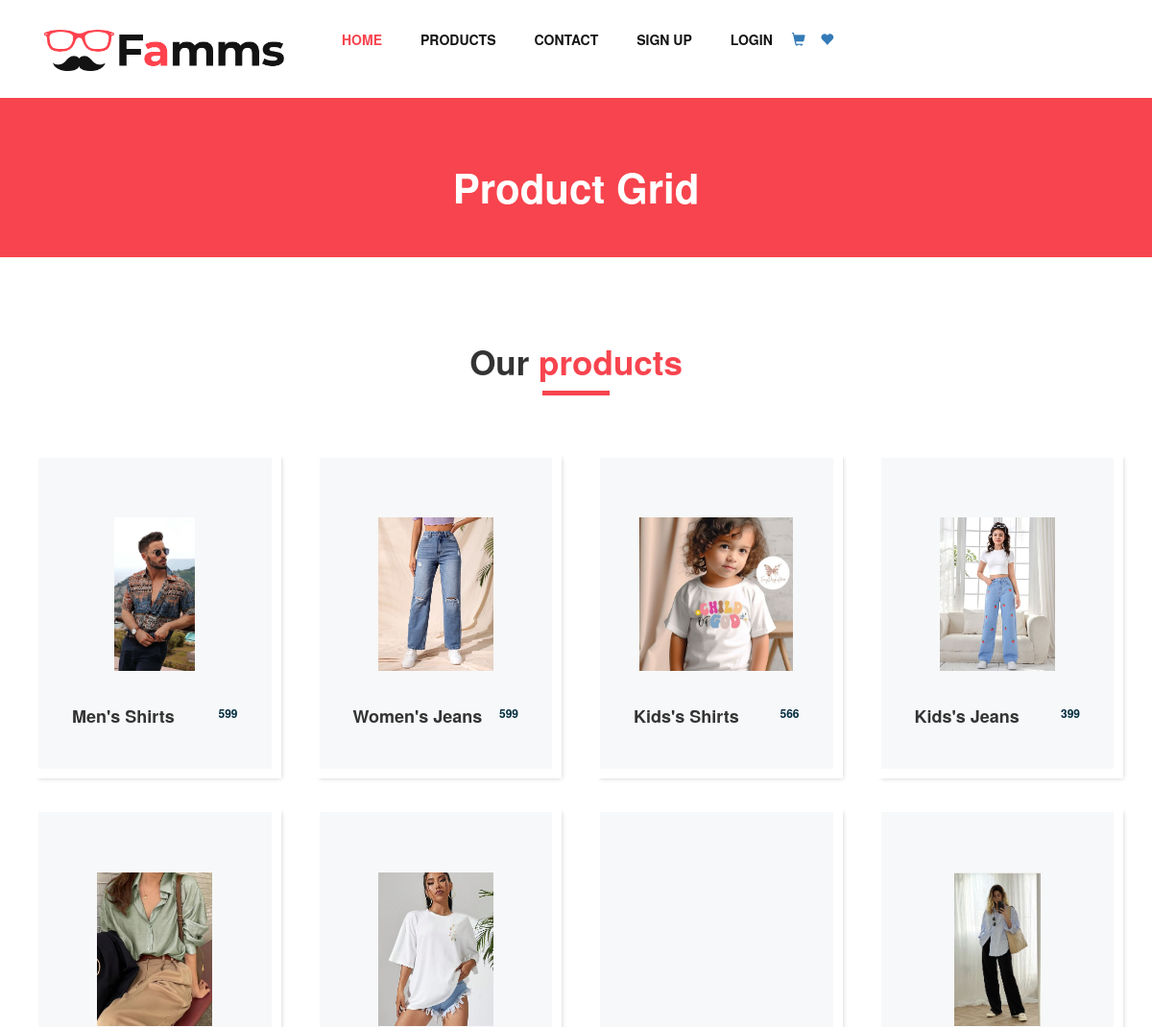
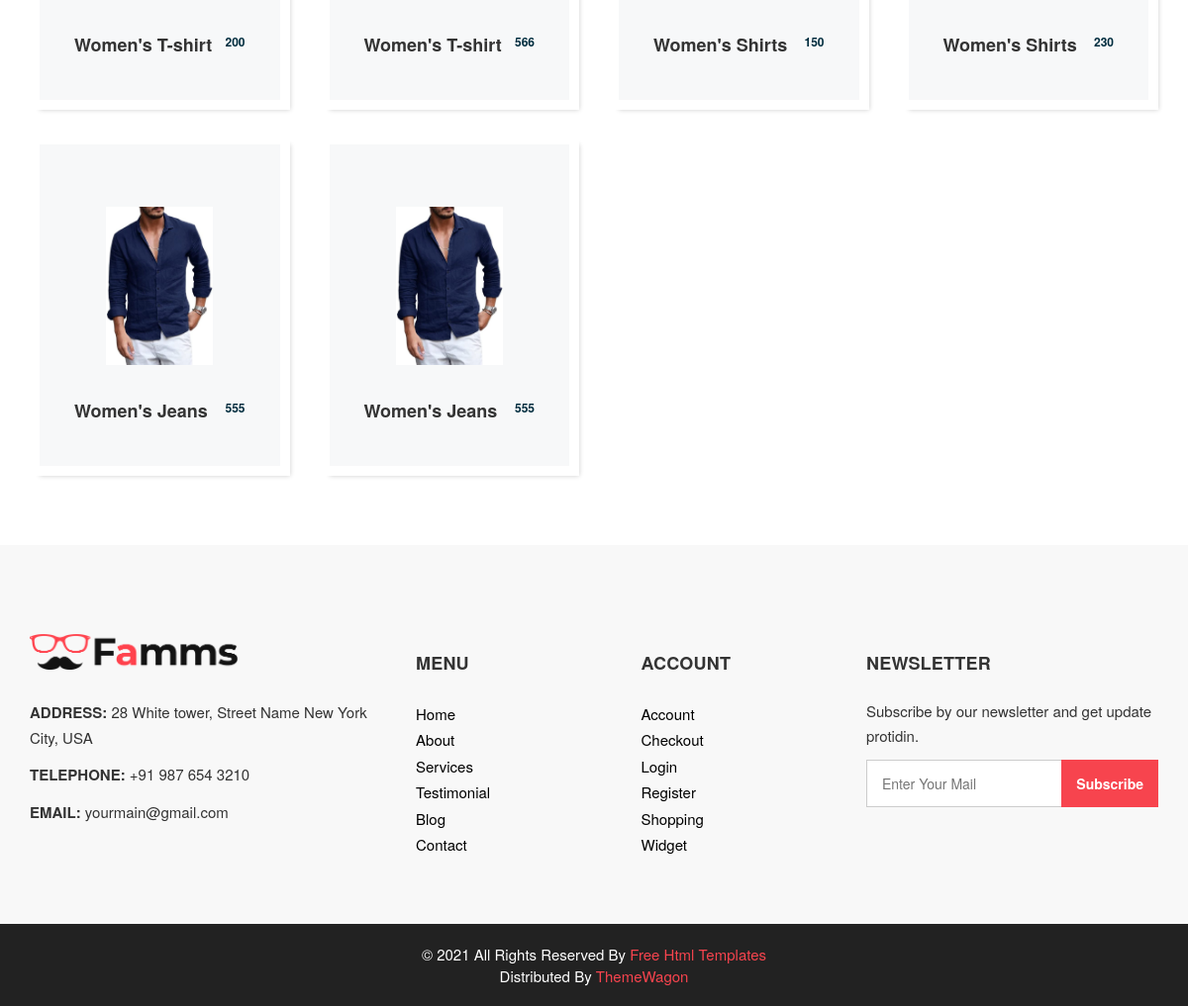
The app's page /product/ with its own data (2 pictures, top to bottom).
### myapp/models.py (models this page shows, shortened)
class Product(models.Model):
    catagory=(
        ("Men","Men"),
        ("Women","Women"),
        ("Kids","Kids"),
    )
    sub_catagory=(
        ("Jeans","Jeans"),
        ("T-shirt","T-shirt"),
        ("Shirts","Shirts"),
    )
    seller=models.ForeignKey(User,on_delete=models.CASCADE)
    product_catagory=models.CharField(max_length=100,choices=catagory)
    product_sub_catagory=models.CharField(max_length=100,choices=sub_catagory)
    product_name=models.CharField(max_length=100)
    product_price=models.PositiveBigIntegerField()
    product_image=models.ImageField(upload_to="product_image/")
    product_desc=models.TextField()

### myapp/views.py (the view)
# urls.py: path('product/',views.product,name='product'),
def product(request):
	products=Product.objects.all()
	return render(request,'product.html',{'products':products})

### myapp/templates/product.html (shortened to what this page needs)
{% extends 'header.html' %}
{% load static %}
{% block content %}
<!DOCTYPE html>
<html>
   <head>
   </head>
   <body class="sub_page">
      <section class="inner_page_head">
         <div class="container_fuild">
            <div class="row">
               <div class="col-md-12">
                  <div class="full">
                     <h3>Product Grid</h3>
                  </div>
               </div>
            </div>
         </div>
      </section>
      <section class="product_section layout_padding">
         <div class="container">
            <div class="heading_container heading_center">
               <h2>
                  Our <span>products</span>
               </h2>
            </div>
            <div class="row">
               {% for i in products %}
               <div class="col-sm-6 col-md-4 col-lg-3">
                  <div class="box">
                     <div class="img-box">
                        <img src="{{i.product_image.url}}" alt="">
                     </div>
                     <div class="detail-box">
                        <h5>
                           {{i.product_catagory}}'s {{i.product_sub_catagory}}
                        </h5>
                        <h6>
                           {{i.product_price}}
                        </h6>
                     </div>
                  </div>
               </div>
               {% endfor %}
            </div>
         </div>
      </section>
   </body>
</html>
{% endblock %}

### myapp/templates/header.html (shortened to what this page needs)
{% load static %}
<!DOCTYPE html>
<html>
   <head>
      <link rel="stylesheet" type="text/css" href="{% static 'css/bootstrap.css' %}" />
      <link href="{% static 'css/font-awesome.min.css' %}" rel="stylesheet" />
      <link href="{% static 'css/style.css' %}" rel="stylesheet" />
      <link href="{% static 'css/responsive.css' %}" rel="stylesheet" />
      <link rel="stylesheet" href="https://maxcdn.bootstrapcdn.com/bootstrap/3.3.7/css/bootstrap.min.css">
   </head>
   <body>
         <header class="header_section">
            <div class="container">
               <nav class="navbar navbar-expand-lg custom_nav-container ">
                  <a class="navbar-brand" href="index.html"><img width="250" src="{% static 'images/logo.png' %}" alt="#" /></a>
                  <div class="collapse navbar-collapse" id="navbarSupportedContent">
                     <ul class="navbar-nav" style="align-items: center;">
                        <li class="nav-item active">
                           <a class="nav-link" href="/">Home <span class="sr-only">(current)</span></a>
                        </li>
                        <li class="nav-item">
                           <a class="nav-link" href="{% url 'product' %}">Products</a>
                        </li>
                        <li class="nav-item">
                           <a class="nav-link" href="{% url 'contact' %}">Contact</a>
                        </li>
                        {% if request.session.email %}
                           <li class="nav-item">
                              <a class="nav-link" href="{% url 'logout' %}">Logout({{request.session.fname}})</a>
                           </li>
                           <li class="nav-item">
                              <a class="nav-link" href="{% url 'profile' %}"><img src="{{request.session.profile_picture}}" style="width: 50px; height: 50px;border-radius: 50%;"></a>
                           </li>
                        {% else %}
                           <li class="nav-item">
                              <a class="nav-link" href="{% url 'signup' %}">Sign Up</a>
                           </li>
                           <li class="nav-item">
                              <a class="nav-link" href="{% url 'login' %}">Login</a>
                           </li>
                        {% endif %}
                        <li class="nav-item">
                         <a href="" style="margin-top: 10px;"><i class="glyphicon glyphicon-shopping-cart"></i></a>
                        </li>
                        <li class="nav-item">
                         <a href="{% url 'wishlist' %}"><i class="glyphicon glyphicon-heart"></i></a>
                        </li>
                     </ul>
                  </div>
               </nav>
            </div>
         </header>
      {% block content %}
      {% endblock %}
      <footer>
         <div class="container">
            <div class="row">
               <div class="col-md-4">
                   <div class="full">
                      <div class="logo_footer">
                        <a href="#"><img width="210" src="{% static 'images/logo.png' %}" alt="#" /></a>
                      </div>
                      <div class="information_f">
                        <p><strong>ADDRESS:</strong> 28 White tower, Street Name New York City, USA</p>
                        <p><strong>TELEPHONE:</strong> +91 987 654 3210</p>
                        <p><strong>EMAIL:</strong> yourmain@gmail.com</p>
                      </div>
                   </div>
               </div>
               <div class="col-md-8">
                  <div class="row">
                  <div class="col-md-7">
                     <div class="row">
                        <div class="col-md-6">
                     <div class="widget_menu">
                        <h3>Menu</h3>
                        <ul>
                           <li><a href="#">Home</a></li>
                           <li><a href="#">About</a></li>
                           <li><a href="#">Services</a></li>
                           <li><a href="#">Testimonial</a></li>
                           <li><a href="#">Blog</a></li>
                           <li><a href="#">Contact</a></li>
                        </ul>
                     </div>
                  </div>
                  <div class="col-md-6">
                     <div class="widget_menu">
                        <h3>Account</h3>
                        <ul>
                           <li><a href="#">Account</a></li>
                           <li><a href="#">Checkout</a></li>
                           <li><a href="#">Login</a></li>
                           <li><a href="#">Register</a></li>
                           <li><a href="#">Shopping</a></li>
                           <li><a href="#">Widget</a></li>
                        </ul>
                     </div>
                  </div>
                     </div>
                  </div>
                  <div class="col-md-5">
                     <div class="widget_menu">
                        <h3>Newsletter</h3>
                        <div class="information_f">
                          <p>Subscribe by our newsletter and get update protidin.</p>
                        </div>
                        <div class="form_sub">
                           <form>
                              <fieldset>
                                 <div class="field">
                                    <input type="email" placeholder="Enter Your Mail" name="email" />
                                    <input type="submit" value="Subscribe" />
                                 </div>
                              </fieldset>
                           </form>
                        </div>
                     </div>
                  </div>
                  </div>
               </div>
            </div>
         </div>
      </footer>
      <div class="cpy_">
         <p class="mx-auto">© 2021 All Rights Reserved By <a href="https://html.design/">Free Html Templates</a><br>
            Distributed By <a href="https://themewagon.com/" target="_blank">ThemeWagon</a>
         </p>
      </div>
   </body>
</html>

### myapp/static/css/responsive.css (style rules this page uses)
@media (min-width: 1200px) { .container { max-width: 1170px; } }

### records on screen
Product: product_image (picture), product_catagory "Men", product_sub_catagory "Shirts", product_price "599"
Product: product_image (picture), product_catagory "Women", product_sub_catagory "Jeans", product_price "599"
Product: product_image (picture), product_catagory "Kids", product_sub_catagory "Shirts", product_price "566"
Product: product_image (picture), product_catagory "Kids", product_sub_catagory "Jeans", product_price "399"
Product: product_image (picture), product_catagory "Women", product_sub_catagory "T-shirt", product_price "200"
Product: product_image (picture), product_catagory "Women", product_sub_catagory "T-shirt", product_price "566"
Product: product_catagory "Women", product_sub_catagory "Shirts", product_price "150"
Product: product_image (picture), product_catagory "Women", product_sub_catagory "Shirts", product_price "230"
Product: product_image (picture), product_catagory "Women", product_sub_catagory "Jeans", product_price "555"
Product: product_image (picture), product_catagory "Women", product_sub_catagory "Jeans", product_price "555"
